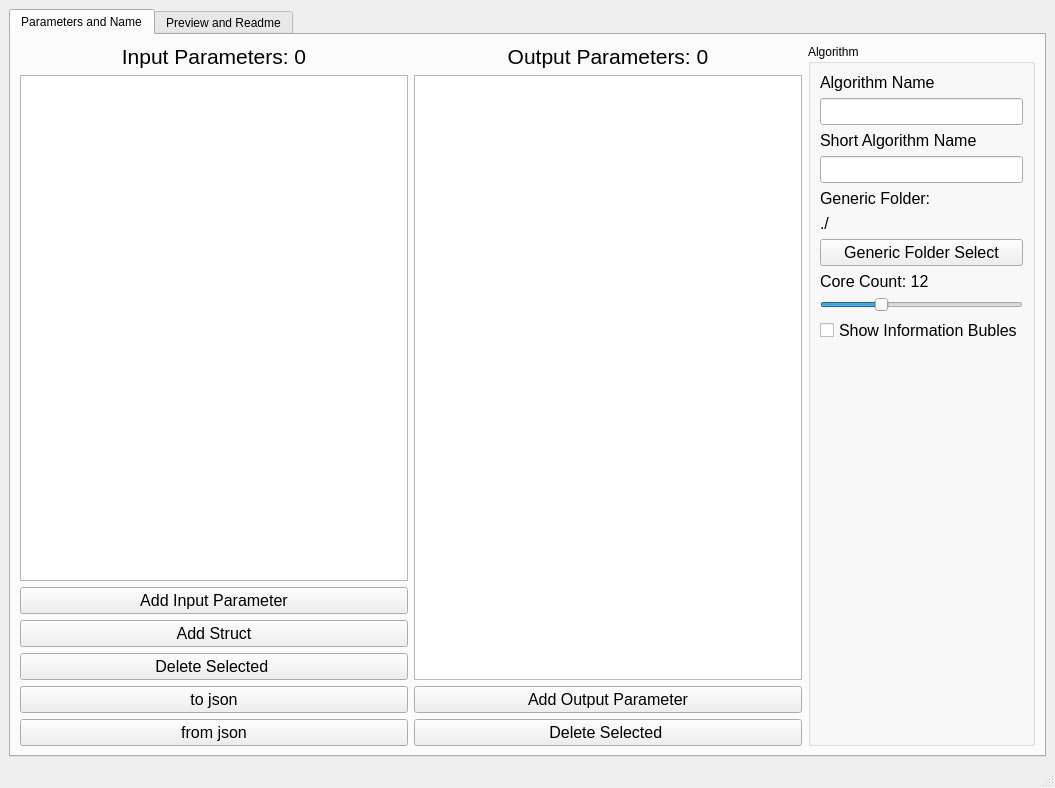
<?xml version="1.0" encoding="UTF-8"?>
<ui version="4.0">
 <class>MainWindow</class>
 <widget class="QMainWindow" name="MainWindow">
  <property name="geometry">
   <rect>
    <x>0</x>
    <y>0</y>
    <width>1055</width>
    <height>788</height>
   </rect>
  </property>
  <property name="windowTitle">
   <string>MainWindow</string>
  </property>
  <widget class="QWidget" name="centralwidget">
   <layout class="QGridLayout" name="gridLayout">
    <item row="0" column="0">
     <widget class="QTabWidget" name="tabWidget">
      <property name="currentIndex">
       <number>0</number>
      </property>
      <widget class="QWidget" name="tab_3">
       <attribute name="title">
        <string>Parameters and Name</string>
       </attribute>
       <layout class="QGridLayout" name="gridLayout_3">
        <item row="0" column="2">
         <widget class="QGroupBox" name="groupBox">
          <property name="sizePolicy">
           <sizepolicy hsizetype="Fixed" vsizetype="Expanding">
            <horstretch>0</horstretch>
            <verstretch>0</verstretch>
           </sizepolicy>
          </property>
          <property name="title">
           <string>Algorithm </string>
          </property>
          <layout class="QGridLayout" name="gridLayout_2">
           <item row="0" column="0">
            <layout class="QVBoxLayout" name="verticalLayout">
             <item>
              <widget class="QLabel" name="label">
               <property name="font">
                <font>
                 <pointsize>12</pointsize>
                </font>
               </property>
               <property name="text">
                <string>Algorithm Name</string>
               </property>
              </widget>
             </item>
             <item>
              <widget class="QLineEdit" name="lineEdit_algorithm_name">
               <property name="font">
                <font>
                 <pointsize>12</pointsize>
                </font>
               </property>
              </widget>
             </item>
             <item>
              <widget class="QLabel" name="label_2">
               <property name="font">
                <font>
                 <pointsize>12</pointsize>
                </font>
               </property>
               <property name="text">
                <string>Short Algorithm Name</string>
               </property>
              </widget>
             </item>
             <item>
              <widget class="QLineEdit" name="lineEdit_2">
               <property name="font">
                <font>
                 <pointsize>12</pointsize>
                </font>
               </property>
              </widget>
             </item>
             <item>
              <widget class="QLabel" name="label_11">
               <property name="font">
                <font>
                 <pointsize>12</pointsize>
                </font>
               </property>
               <property name="text">
                <string>Generic Folder:</string>
               </property>
              </widget>
             </item>
             <item>
              <widget class="QLabel" name="label_12">
               <property name="font">
                <font>
                 <pointsize>12</pointsize>
                </font>
               </property>
               <property name="text">
                <string>./</string>
               </property>
              </widget>
             </item>
             <item>
              <widget class="QPushButton" name="pushButton_6">
               <property name="font">
                <font>
                 <pointsize>12</pointsize>
                </font>
               </property>
               <property name="text">
                <string>Generic Folder Select</string>
               </property>
              </widget>
             </item>
             <item>
              <widget class="QLabel" name="label_core_count">
               <property name="font">
                <font>
                 <pointsize>12</pointsize>
                </font>
               </property>
               <property name="text">
                <string>Core Count: 12</string>
               </property>
              </widget>
             </item>
             <item>
              <widget class="QSlider" name="horizontalSlider_core_count">
               <property name="font">
                <font>
                 <pointsize>12</pointsize>
                </font>
               </property>
               <property name="minimum">
                <number>4</number>
               </property>
               <property name="maximum">
                <number>32</number>
               </property>
               <property name="value">
                <number>12</number>
               </property>
               <property name="orientation">
                <enum>Qt::Horizontal</enum>
               </property>
              </widget>
             </item>
             <item>
              <widget class="QCheckBox" name="checkBox_show_popup_messages">
               <property name="font">
                <font>
                 <pointsize>12</pointsize>
                </font>
               </property>
               <property name="text">
                <string>Show Information Bubles</string>
               </property>
              </widget>
             </item>
             <item>
              <spacer name="verticalSpacer_4">
               <property name="orientation">
                <enum>Qt::Vertical</enum>
               </property>
               <property name="sizeHint" stdset="0">
                <size>
                 <width>20</width>
                 <height>40</height>
                </size>
               </property>
              </spacer>
             </item>
            </layout>
           </item>
          </layout>
         </widget>
        </item>
        <item row="0" column="0">
         <layout class="QVBoxLayout" name="verticalLayout_2">
          <item>
           <widget class="QLabel" name="label_input_parameters">
            <property name="font">
             <font>
              <pointsize>16</pointsize>
             </font>
            </property>
            <property name="text">
             <string>Input Parameters: 0</string>
            </property>
            <property name="alignment">
             <set>Qt::AlignCenter</set>
            </property>
           </widget>
          </item>
          <item>
           <widget class="QListWidget" name="listWidget_input_parameters">
            <property name="alternatingRowColors">
             <bool>true</bool>
            </property>
            <property name="verticalScrollMode">
             <enum>QAbstractItemView::ScrollPerPixel</enum>
            </property>
            <property name="horizontalScrollMode">
             <enum>QAbstractItemView::ScrollPerPixel</enum>
            </property>
           </widget>
          </item>
          <item>
           <widget class="QPushButton" name="pushButton_add_input_parameters">
            <property name="font">
             <font>
              <pointsize>12</pointsize>
             </font>
            </property>
            <property name="text">
             <string>Add Input Parameter</string>
            </property>
           </widget>
          </item>
          <item>
           <widget class="QPushButton" name="pushButton_add_struct">
            <property name="font">
             <font>
              <pointsize>12</pointsize>
             </font>
            </property>
            <property name="text">
             <string>Add Struct</string>
            </property>
           </widget>
          </item>
          <item>
           <widget class="QPushButton" name="pushButton_delete_input_parameters">
            <property name="font">
             <font>
              <pointsize>12</pointsize>
             </font>
            </property>
            <property name="text">
             <string>Delete Selected </string>
            </property>
           </widget>
          </item>
          <item>
           <widget class="QPushButton" name="pushButton_to_json">
            <property name="font">
             <font>
              <pointsize>12</pointsize>
             </font>
            </property>
            <property name="text">
             <string>to json</string>
            </property>
           </widget>
          </item>
          <item>
           <widget class="QPushButton" name="pushButton_from_json">
            <property name="font">
             <font>
              <pointsize>12</pointsize>
             </font>
            </property>
            <property name="text">
             <string>from json</string>
            </property>
           </widget>
          </item>
         </layout>
        </item>
        <item row="0" column="1">
         <layout class="QVBoxLayout" name="verticalLayout_3">
          <item>
           <widget class="QLabel" name="label_output_parameters">
            <property name="font">
             <font>
              <pointsize>16</pointsize>
             </font>
            </property>
            <property name="text">
             <string>Output Parameters: 0</string>
            </property>
            <property name="alignment">
             <set>Qt::AlignCenter</set>
            </property>
           </widget>
          </item>
          <item>
           <widget class="QListWidget" name="listWidget_output_parameters">
            <property name="alternatingRowColors">
             <bool>true</bool>
            </property>
           </widget>
          </item>
          <item>
           <widget class="QPushButton" name="pushButton_add_output_parameter">
            <property name="font">
             <font>
              <pointsize>12</pointsize>
             </font>
            </property>
            <property name="text">
             <string>Add Output Parameter</string>
            </property>
           </widget>
          </item>
          <item>
           <widget class="QPushButton" name="pushButton_delete_output_param">
            <property name="font">
             <font>
              <pointsize>12</pointsize>
             </font>
            </property>
            <property name="text">
             <string>Delete Selected </string>
            </property>
           </widget>
          </item>
         </layout>
        </item>
       </layout>
      </widget>
      <widget class="QWidget" name="tab_4">
       <attribute name="title">
        <string>Preview and Readme</string>
       </attribute>
       <layout class="QGridLayout" name="gridLayout_5">
        <item row="0" column="0">
         <widget class="QGroupBox" name="groupBox_2">
          <property name="sizePolicy">
           <sizepolicy hsizetype="Expanding" vsizetype="Preferred">
            <horstretch>0</horstretch>
            <verstretch>0</verstretch>
           </sizepolicy>
          </property>
          <property name="title">
           <string>Class Diagram</string>
          </property>
          <layout class="QGridLayout" name="gridLayout_6">
           <item row="1" column="0">
            <widget class="QPushButton" name="pushButton_get_diagram">
             <property name="font">
              <font>
               <pointsize>12</pointsize>
              </font>
             </property>
             <property name="text">
              <string>Get Class Diagram</string>
             </property>
            </widget>
           </item>
           <item row="0" column="0">
            <widget class="QGroupBox" name="groupBox_class_diagram">
             <property name="sizePolicy">
              <sizepolicy hsizetype="Expanding" vsizetype="Expanding">
               <horstretch>0</horstretch>
               <verstretch>0</verstretch>
              </sizepolicy>
             </property>
             <property name="title">
              <string/>
             </property>
             <layout class="QGridLayout" name="gridLayout_7">
              <property name="leftMargin">
               <number>0</number>
              </property>
              <property name="topMargin">
               <number>0</number>
              </property>
              <property name="rightMargin">
               <number>0</number>
              </property>
              <property name="bottomMargin">
               <number>0</number>
              </property>
              <property name="spacing">
               <number>0</number>
              </property>
              <item row="0" column="0">
               <layout class="QVBoxLayout" name="verticalLayout_class_diagram"/>
              </item>
             </layout>
            </widget>
           </item>
           <item row="2" column="0">
            <widget class="QPushButton" name="pushButton_get_readme">
             <property name="font">
              <font>
               <pointsize>12</pointsize>
              </font>
             </property>
             <property name="text">
              <string>Get Readme Text</string>
             </property>
            </widget>
           </item>
          </layout>
         </widget>
        </item>
        <item row="0" column="1">
         <widget class="QGroupBox" name="groupBox_3">
          <property name="sizePolicy">
           <sizepolicy hsizetype="Expanding" vsizetype="Preferred">
            <horstretch>0</horstretch>
            <verstretch>0</verstretch>
           </sizepolicy>
          </property>
          <property name="title">
           <string>Readme.md</string>
          </property>
          <layout class="QGridLayout" name="gridLayout_4">
           <item row="0" column="0">
            <widget class="QPlainTextEdit" name="plainTextEdit">
             <property name="plainText">
              <string>;lkdsjfl
ADSF
















adsf


















































adsfads










asdfa













asdf
asdf
























asdf










adsf</string>
             </property>
            </widget>
           </item>
           <item row="1" column="0">
            <widget class="QPushButton" name="pushButton_generate_code">
             <property name="font">
              <font>
               <pointsize>12</pointsize>
              </font>
             </property>
             <property name="text">
              <string>Generate Code</string>
             </property>
            </widget>
           </item>
          </layout>
         </widget>
        </item>
       </layout>
      </widget>
     </widget>
    </item>
   </layout>
  </widget>
  <widget class="QMenuBar" name="menubar">
   <property name="geometry">
    <rect>
     <x>0</x>
     <y>0</y>
     <width>1055</width>
     <height>26</height>
    </rect>
   </property>
  </widget>
  <widget class="QStatusBar" name="statusbar"/>
 </widget>
 <resources/>
 <connections/>
</ui>
